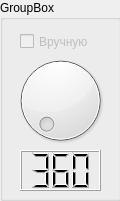
<?xml version="1.0" encoding="UTF-8"?>
<ui version="4.0">
 <class>MechPanel</class>
 <widget class="QWidget" name="MechPanel">
  <property name="geometry">
   <rect>
    <x>0</x>
    <y>0</y>
    <width>120</width>
    <height>201</height>
   </rect>
  </property>
  <property name="windowTitle">
   <string>Form</string>
  </property>
  <widget class="QGroupBox" name="Panel">
   <property name="geometry">
    <rect>
     <x>0</x>
     <y>0</y>
     <width>121</width>
     <height>201</height>
    </rect>
   </property>
   <property name="title">
    <string>GroupBox</string>
   </property>
   <property name="checkable">
    <bool>false</bool>
   </property>
   <widget class="QLCDNumber" name="lcdNumber">
    <property name="geometry">
     <rect>
      <x>20</x>
      <y>150</y>
      <width>81</width>
      <height>41</height>
     </rect>
    </property>
    <property name="font">
     <font>
      <pointsize>13</pointsize>
      <weight>75</weight>
      <bold>true</bold>
     </font>
    </property>
    <property name="mouseTracking">
     <bool>false</bool>
    </property>
    <property name="layoutDirection">
     <enum>Qt::LeftToRight</enum>
    </property>
    <property name="smallDecimalPoint">
     <bool>false</bool>
    </property>
    <property name="digitCount">
     <number>3</number>
    </property>
    <property name="mode">
     <enum>QLCDNumber::Dec</enum>
    </property>
    <property name="value" stdset="0">
     <double>360.000000000000000</double>
    </property>
    <property name="intValue" stdset="0">
     <number>360</number>
    </property>
   </widget>
   <widget class="QDial" name="dial">
    <property name="geometry">
     <rect>
      <x>0</x>
      <y>50</y>
      <width>121</width>
      <height>101</height>
     </rect>
    </property>
    <property name="maximum">
     <number>359</number>
    </property>
    <property name="singleStep">
     <number>3</number>
    </property>
    <property name="pageStep">
     <number>3</number>
    </property>
   </widget>
   <widget class="QCheckBox" name="manualSettingsCheckBox">
    <property name="enabled">
     <bool>false</bool>
    </property>
    <property name="geometry">
     <rect>
      <x>20</x>
      <y>30</y>
      <width>81</width>
      <height>23</height>
     </rect>
    </property>
    <property name="text">
     <string>Вручную</string>
    </property>
    <property name="checkable">
     <bool>true</bool>
    </property>
    <property name="checked">
     <bool>false</bool>
    </property>
   </widget>
  </widget>
 </widget>
 <resources/>
 <connections/>
</ui>
